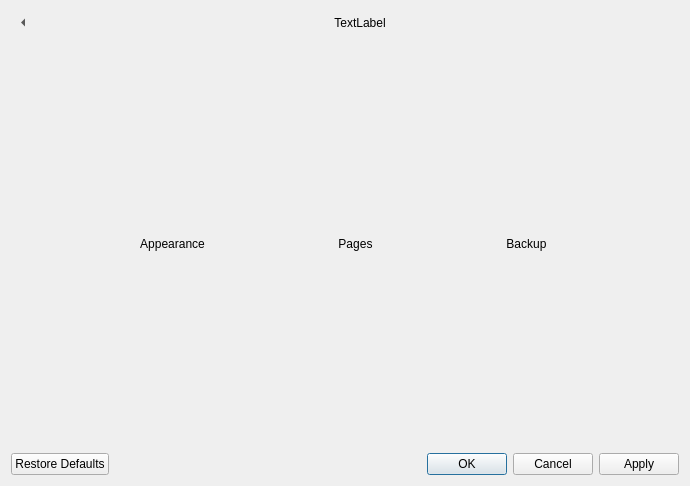
<?xml version="1.0" encoding="UTF-8"?>
<ui version="4.0">
 <class>SettingsDialog</class>
 <widget class="QDialog" name="SettingsDialog">
  <property name="geometry">
   <rect>
    <x>0</x>
    <y>0</y>
    <width>690</width>
    <height>486</height>
   </rect>
  </property>
  <property name="windowTitle">
   <string>Preferences</string>
  </property>
  <layout class="QGridLayout" name="gridLayout">
   <item row="1" column="0">
    <layout class="QVBoxLayout" name="verticalLayout">
     <item>
      <widget class="QStackedWidget" name="stackedWidget">
       <property name="currentIndex">
        <number>0</number>
       </property>
       <widget class="QWidget" name="mainPage">
        <layout class="QGridLayout" name="gridLayout_2">
         <item row="0" column="0">
          <widget class="QToolButton" name="appearanceToolButton">
           <property name="focusPolicy">
            <enum>Qt::TabFocus</enum>
           </property>
           <property name="text">
            <string>Appearance</string>
           </property>
           <property name="icon">
            <iconset resource="../../../3rdparty/icons.qrc">
             <normaloff>:/icons/backup/folder-pictures.svg</normaloff>:/icons/backup/folder-pictures.svg</iconset>
           </property>
           <property name="iconSize">
            <size>
             <width>32</width>
             <height>32</height>
            </size>
           </property>
           <property name="toolButtonStyle">
            <enum>Qt::ToolButtonTextUnderIcon</enum>
           </property>
           <property name="autoRaise">
            <bool>true</bool>
           </property>
          </widget>
         </item>
         <item row="0" column="1">
          <widget class="QToolButton" name="pagesToolButton">
           <property name="text">
            <string>Pages</string>
           </property>
           <property name="icon">
            <iconset resource="../../../3rdparty/icons.qrc">
             <normaloff>:/icons/backup/document-edit-sign.svg</normaloff>:/icons/backup/document-edit-sign.svg</iconset>
           </property>
           <property name="iconSize">
            <size>
             <width>32</width>
             <height>32</height>
            </size>
           </property>
           <property name="toolButtonStyle">
            <enum>Qt::ToolButtonTextUnderIcon</enum>
           </property>
           <property name="autoRaise">
            <bool>true</bool>
           </property>
          </widget>
         </item>
         <item row="0" column="2">
          <widget class="QToolButton" name="backupToolButton">
           <property name="focusPolicy">
            <enum>Qt::TabFocus</enum>
           </property>
           <property name="text">
            <string>Backup</string>
           </property>
           <property name="icon">
            <iconset resource="../../../3rdparty/icons.qrc">
             <normaloff>:/icons/backup/tools-media-optical-burn-image.svg</normaloff>:/icons/backup/tools-media-optical-burn-image.svg</iconset>
           </property>
           <property name="iconSize">
            <size>
             <width>32</width>
             <height>32</height>
            </size>
           </property>
           <property name="toolButtonStyle">
            <enum>Qt::ToolButtonTextUnderIcon</enum>
           </property>
           <property name="autoRaise">
            <bool>true</bool>
           </property>
          </widget>
         </item>
        </layout>
       </widget>
       <widget class="AppearanceSettingsPanel" name="appearancePanel"/>
       <widget class="SettingsPanel" name="pagesPanel">
        <property name="settingsGroup" stdset="0">
         <string>pages</string>
        </property>
       </widget>
       <widget class="BackupSettingsPanel" name="backupPanel"/>
      </widget>
     </item>
    </layout>
   </item>
   <item row="0" column="0">
    <layout class="QHBoxLayout" name="horizontalLayout">
     <item>
      <widget class="QToolButton" name="backToolButton">
       <property name="text">
        <string>Go back</string>
       </property>
       <property name="autoRaise">
        <bool>true</bool>
       </property>
       <property name="arrowType">
        <enum>Qt::LeftArrow</enum>
       </property>
      </widget>
     </item>
     <item>
      <widget class="QLabel" name="pageTitle">
       <property name="text">
        <string>TextLabel</string>
       </property>
       <property name="textFormat">
        <enum>Qt::MarkdownText</enum>
       </property>
       <property name="alignment">
        <set>Qt::AlignCenter</set>
       </property>
      </widget>
     </item>
    </layout>
   </item>
   <item row="2" column="0">
    <widget class="QDialogButtonBox" name="buttonBox">
     <property name="orientation">
      <enum>Qt::Horizontal</enum>
     </property>
     <property name="standardButtons">
      <set>QDialogButtonBox::Apply|QDialogButtonBox::Cancel|QDialogButtonBox::Ok|QDialogButtonBox::RestoreDefaults</set>
     </property>
    </widget>
   </item>
  </layout>
 </widget>
 <customwidgets>
  <customwidget>
   <class>SettingsPanel</class>
   <extends>QWidget</extends>
   <header>settingspanel.h</header>
   <container>1</container>
  </customwidget>
  <customwidget>
   <class>AppearanceSettingsPanel</class>
   <extends>QWidget</extends>
   <header>settings/appearancesettingspanel.h</header>
   <container>1</container>
  </customwidget>
  <customwidget>
   <class>BackupSettingsPanel</class>
   <extends>QWidget</extends>
   <header>settings/backupsettingspanel.h</header>
   <container>1</container>
  </customwidget>
 </customwidgets>
 <resources>
  <include location="../../../3rdparty/icons.qrc"/>
 </resources>
 <connections>
  <connection>
   <sender>buttonBox</sender>
   <signal>accepted()</signal>
   <receiver>SettingsDialog</receiver>
   <slot>accept()</slot>
   <hints>
    <hint type="sourcelabel">
     <x>248</x>
     <y>254</y>
    </hint>
    <hint type="destinationlabel">
     <x>157</x>
     <y>274</y>
    </hint>
   </hints>
  </connection>
  <connection>
   <sender>buttonBox</sender>
   <signal>rejected()</signal>
   <receiver>SettingsDialog</receiver>
   <slot>reject()</slot>
   <hints>
    <hint type="sourcelabel">
     <x>316</x>
     <y>260</y>
    </hint>
    <hint type="destinationlabel">
     <x>286</x>
     <y>274</y>
    </hint>
   </hints>
  </connection>
 </connections>
</ui>
